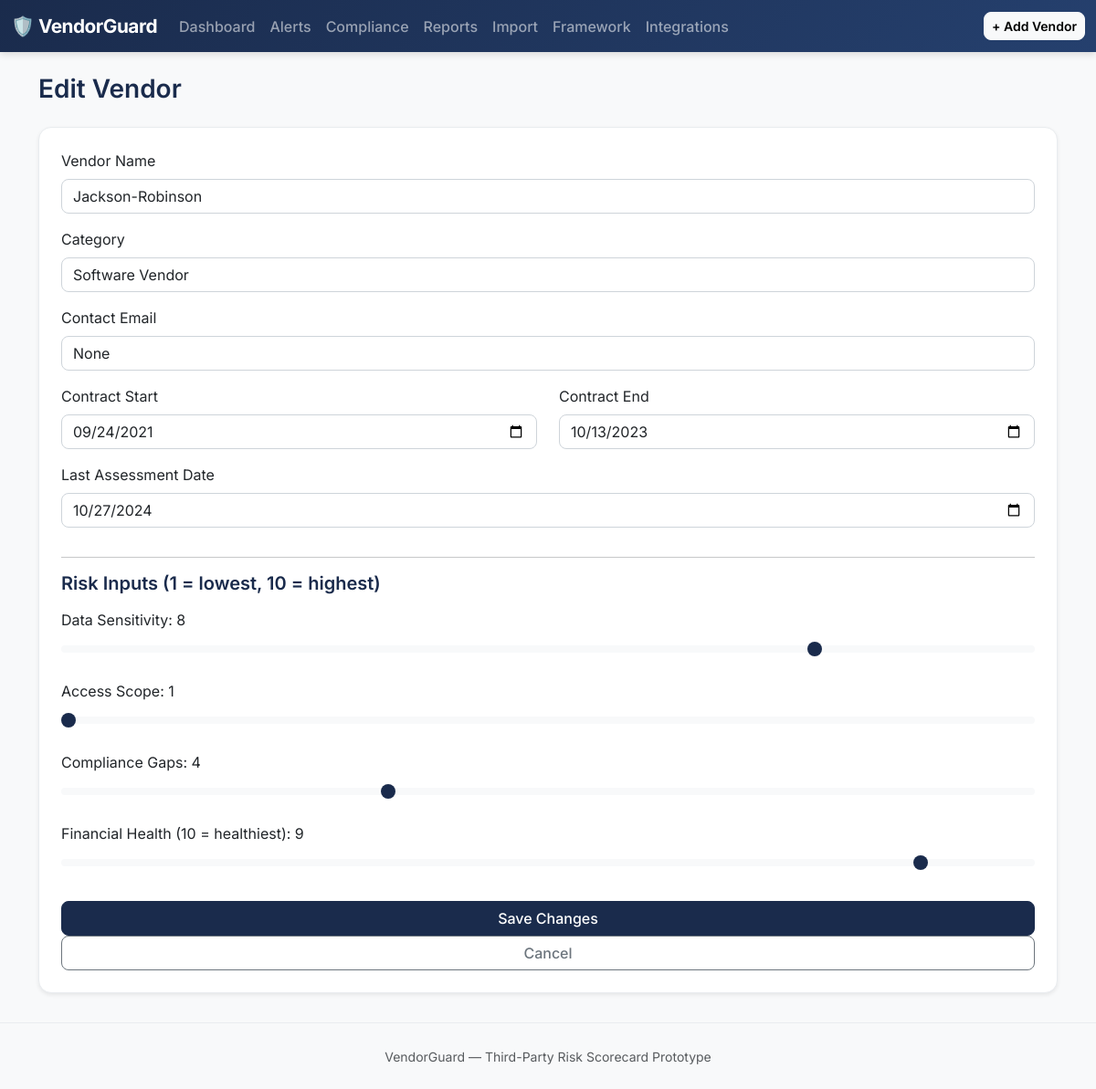
The page /vendor/1/edit on the database its author committed.
### models.py (models this page shows, shortened)
class Vendor(db.Model):
    __tablename__ = "vendor"
    id = db.Column(db.Integer, primary_key=True)
    name = db.Column(db.String(150), nullable=False)
    category = db.Column(db.String(100), nullable=False)  # e.g. Cloud Provider, MSP, Contractor
    contact_email = db.Column(db.String(150))
    contract_start = db.Column(db.Date)
    contract_end = db.Column(db.Date)
    data_sensitivity = db.Column(db.Integer, default=1)
    access_scope = db.Column(db.Integer, default=1)
    compliance_gaps = db.Column(db.Integer, default=1)
    financial_health = db.Column(db.Integer, default=10)  # 10 = healthiest
    last_assessment_date = db.Column(db.Date)
    risk_score = db.Column(db.Float, default=0.0)
    risk_tier = db.Column(db.String(20), default="Low")  # Low / Medium / High
    annual_spend = db.Column(db.Float)
    breach_count = db.Column(db.Integer, default=0)
    csv_risk_score = db.Column(db.Float)      # their original pre-computed score
    csv_risk_level = db.Column(db.String(20)) # their original Low/Medium/High label
    notes = db.Column(db.Text)
    is_anomaly = db.Column(db.Boolean, default=False)
    anomaly_type = db.Column(db.String(100))
    label_severity = db.Column(db.String(20))
    expired_certifications = db.Column(db.Text)
    explanation = db.Column(db.Text)
    predicted_anomaly = db.Column(db.Boolean, default=False)
    predicted_anomaly_type = db.Column(db.String(50))
    predicted_severity = db.Column(db.String(20))
    recommended_action = db.Column(db.Text)
    created_at = db.Column(db.DateTime, default=datetime.utcnow)
    updated_at = db.Column(db.DateTime, default=datetime.utcnow, onupdate=datetime.utcnow)
    breaches = db.relationship("BreachEvent", backref="vendor", lazy=True, cascade="all, delete-orphan")
    certifications = db.relationship("Certification", backref="vendor", lazy=True, cascade="all, delete-orphan")
    alerts = db.relationship("Alert", backref="vendor", lazy=True, cascade="all, delete-orphan")
    score_history = db.relationship("RiskScoreHistory", backref="vendor", lazy=True, cascade="all, delete-orphan")
    remediation_items = db.relationship("RemediationItem", backref="vendor", lazy=True, cascade="all, delete-orphan")

### app.py (the view, shortened to what this page needs)
@app.route("/vendor/<int:vendor_id>/edit", methods=["GET", "POST"])
def vendor_edit(vendor_id):
    vendor = Vendor.query.get_or_404(vendor_id)
    return render_template("vendor_form.html", vendor=vendor)

### templates/vendor_form.html
{% extends "base.html" %}
{% block content %}
<h3 class="mb-4">{% if vendor %}Edit Vendor{% else %}Add New Vendor{% endif %}</h3>
<form method="POST" class="card p-4 shadow-sm">
    <div class="mb-3">
        <label class="form-label">Vendor Name</label>
        <input type="text" name="name" class="form-control" required
               value="{{ vendor.name if vendor else '' }}">
    </div>
    <div class="mb-3">
        <label class="form-label">Category</label>
        <input type="text" name="category" class="form-control" placeholder="e.g. Cloud Provider, MSP, Contractor" required
               value="{{ vendor.category if vendor else '' }}">
    </div>
    <div class="mb-3">
        <label class="form-label">Contact Email</label>
        <input type="email" name="contact_email" class="form-control"
               value="{{ vendor.contact_email if vendor else '' }}">
    </div>
    <div class="row mb-3">
        <div class="col-md-6">
            <label class="form-label">Contract Start</label>
            <input type="date" name="contract_start" class="form-control"
                   value="{{ vendor.contract_start if vendor else '' }}">
        </div>
        <div class="col-md-6">
            <label class="form-label">Contract End</label>
            <input type="date" name="contract_end" class="form-control"
                   value="{{ vendor.contract_end if vendor else '' }}">
        </div>
    </div>
    <div class="mb-3">
        <label class="form-label">Last Assessment Date</label>
        <input type="date" name="last_assessment_date" class="form-control"
               value="{{ vendor.last_assessment_date if vendor else '' }}">
    </div>
    <hr>
    <h5 class="mb-3">Risk Inputs (1 = lowest, 10 = highest)</h5>
    <div class="mb-3">
        <label class="form-label">Data Sensitivity: <span id="ds_val">{{ vendor.data_sensitivity if vendor else 1 }}</span></label>
        <input type="range" min="1" max="10" name="data_sensitivity" class="form-range"
               value="{{ vendor.data_sensitivity if vendor else 1 }}"
               oninput="ds_val.innerText = this.value">
    </div>
    <div class="mb-3">
        <label class="form-label">Access Scope: <span id="as_val">{{ vendor.access_scope if vendor else 1 }}</span></label>
        <input type="range" min="1" max="10" name="access_scope" class="form-range"
               value="{{ vendor.access_scope if vendor else 1 }}"
               oninput="as_val.innerText = this.value">
    </div>
    <div class="mb-3">
        <label class="form-label">Compliance Gaps: <span id="cg_val">{{ vendor.compliance_gaps if vendor else 1 }}</span></label>
        <input type="range" min="1" max="10" name="compliance_gaps" class="form-range"
               value="{{ vendor.compliance_gaps if vendor else 1 }}"
               oninput="cg_val.innerText = this.value">
    </div>
    <div class="mb-4">
        <label class="form-label">Financial Health (10 = healthiest): <span id="fh_val">{{ vendor.financial_health if vendor else 10 }}</span></label>
        <input type="range" min="1" max="10" name="financial_health" class="form-range"
               value="{{ vendor.financial_health if vendor else 10 }}"
               oninput="fh_val.innerText = this.value">
    </div>
    <button type="submit" class="btn btn-primary">
        {% if vendor %}Save Changes{% else %}Add Vendor{% endif %}
    </button>
    <a href="{{ url_for('dashboard') }}" class="btn btn-outline-secondary">Cancel</a>
</form>
{% endblock %}

### static/style.css (style rules this page uses)
body { font-family: 'Inter', -apple-system, sans-serif; background-color: #F8F9FA; color: #212529; }
h1, h2, h3, h4, h5, h6 { font-weight: 600; color: #1A2B4C; }
.card { border: 1px solid #e9ecef; border-radius: 14px; transition: transform 0.18s ease, box-shadow 0.18s ease; }
.btn { border-radius: 8px; font-weight: 500; transition: all 0.15s ease; }
.btn-primary { background-color: #1A2B4C; border-color: #1A2B4C; }
.form-control, .form-select { border-radius: 8px; border: 1px solid #ced4da; }

### rows shown on the page
Vendor: name "Jackson-Robinson", category "Software Vendor", contact_email "None", contract_start "09/24/2021", contract_end "10/13/2023", last_assessment_date "10/27/2024", data_sensitivity "8", access_scope "1", compliance_gaps "4", financial_health "9"
